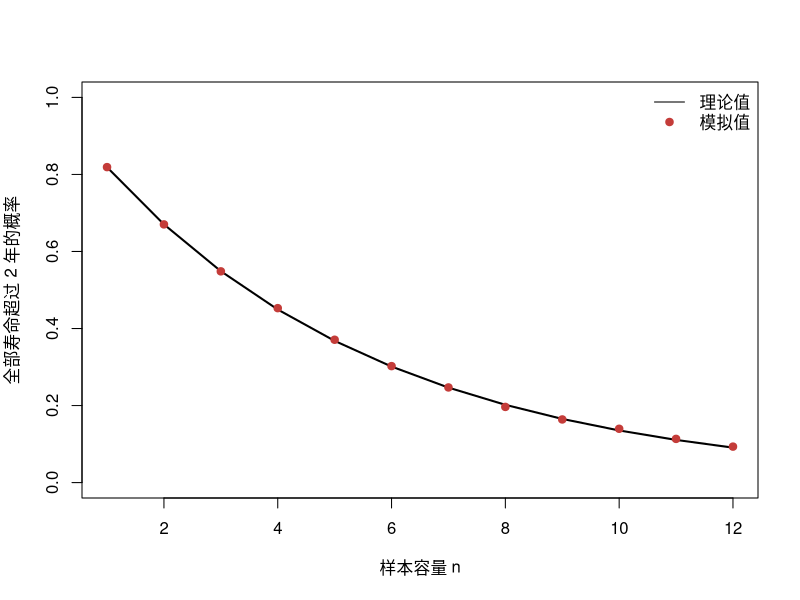
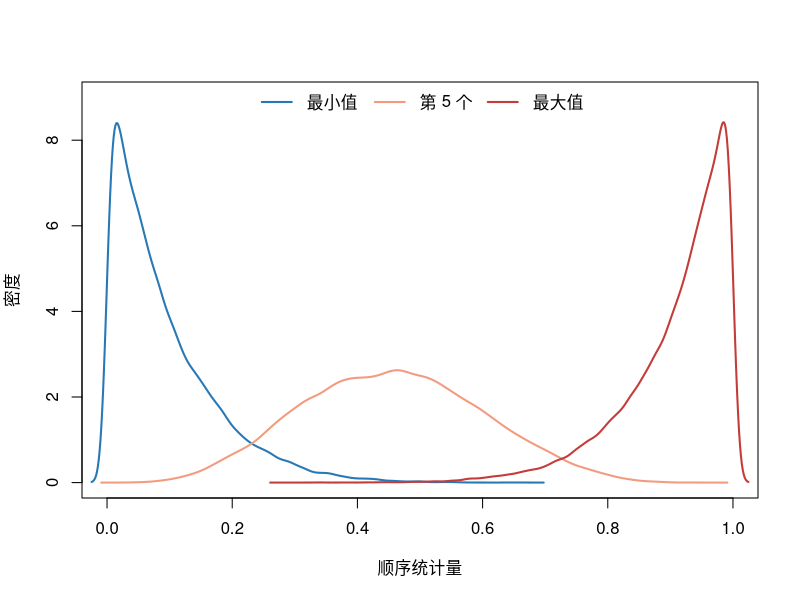
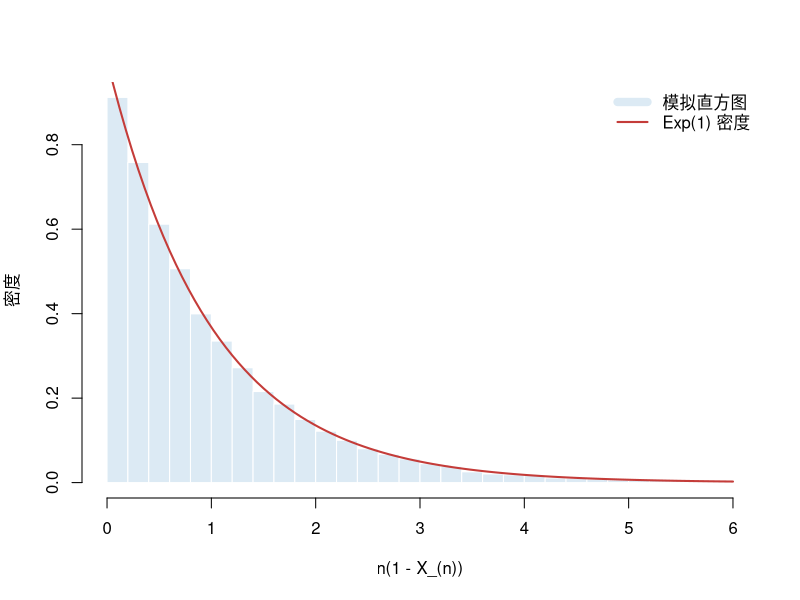

The R script that drew these images, in order:
## ---- chunk 1
set.seed(5201)
beta <- 10
n_grid <- 1:12
theory <- exp(-2 * n_grid / beta)
simulation <- vapply(n_grid, function(n) {
  x <- matrix(rexp(30000 * n, rate = 1 / beta), ncol = n)
  mean(apply(x, 1, min) > 2)
}, numeric(1))
plot(n_grid, theory, type = "l", lwd = 2, ylim = c(0, 1),
     xlab = "样本容量 n", ylab = "全部寿命超过 2 年的概率")
points(n_grid, simulation, pch = 19, col = "#C43C39")
legend("topright", c("理论值", "模拟值"), lty = c(1, NA), pch = c(NA, 19),
       col = c("black", "#C43C39"), bty = "n")
## ---- chunk 2
set.seed(5202)
n <- 10
ord <- t(apply(matrix(runif(40000 * n), ncol = n), 1, sort))
cols <- c("#2878B5", "#F39B7F", "#C43C39")
plot(NA, xlim = c(0, 1), ylim = c(0, 9), xlab = "顺序统计量", ylab = "密度")
for (k in seq_along(c(1, 5, 10))) lines(density(ord[, c(1, 5, 10)[k]]), lwd = 2, col = cols[k])
legend("top", c("最小值", "第 5 个", "最大值"), lwd = 2, col = cols, bty = "n", horiz = TRUE)
## ---- chunk 3
set.seed(5203)
n <- 80
z <- n * (1 - apply(matrix(runif(50000 * n), ncol = n), 1, max))
hist(z, probability = TRUE, breaks = 45, col = "#DCEAF4", border = "white",
     xlim = c(0, 6), main = NULL, xlab = "n(1 - X_(n))", ylab = "密度")
curve(dexp(x), 0, 6, add = TRUE, lwd = 2, col = "#C43C39")
legend("topright", c("模拟直方图", "Exp(1) 密度"), lwd = c(8, 2),
       col = c("#DCEAF4", "#C43C39"), bty = "n")
